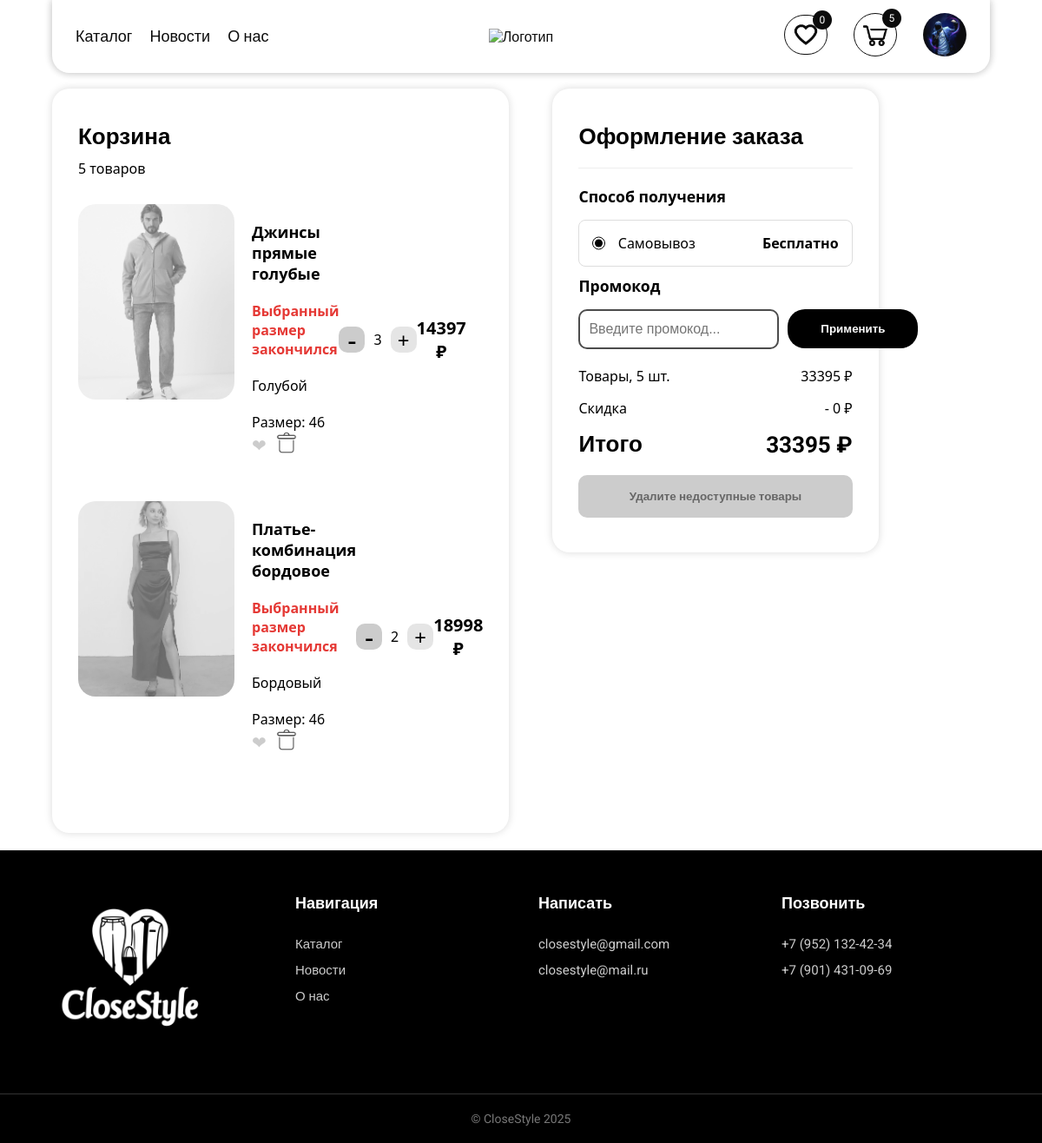
/cart/ (signed in), run on an earlier commit of the app's database.
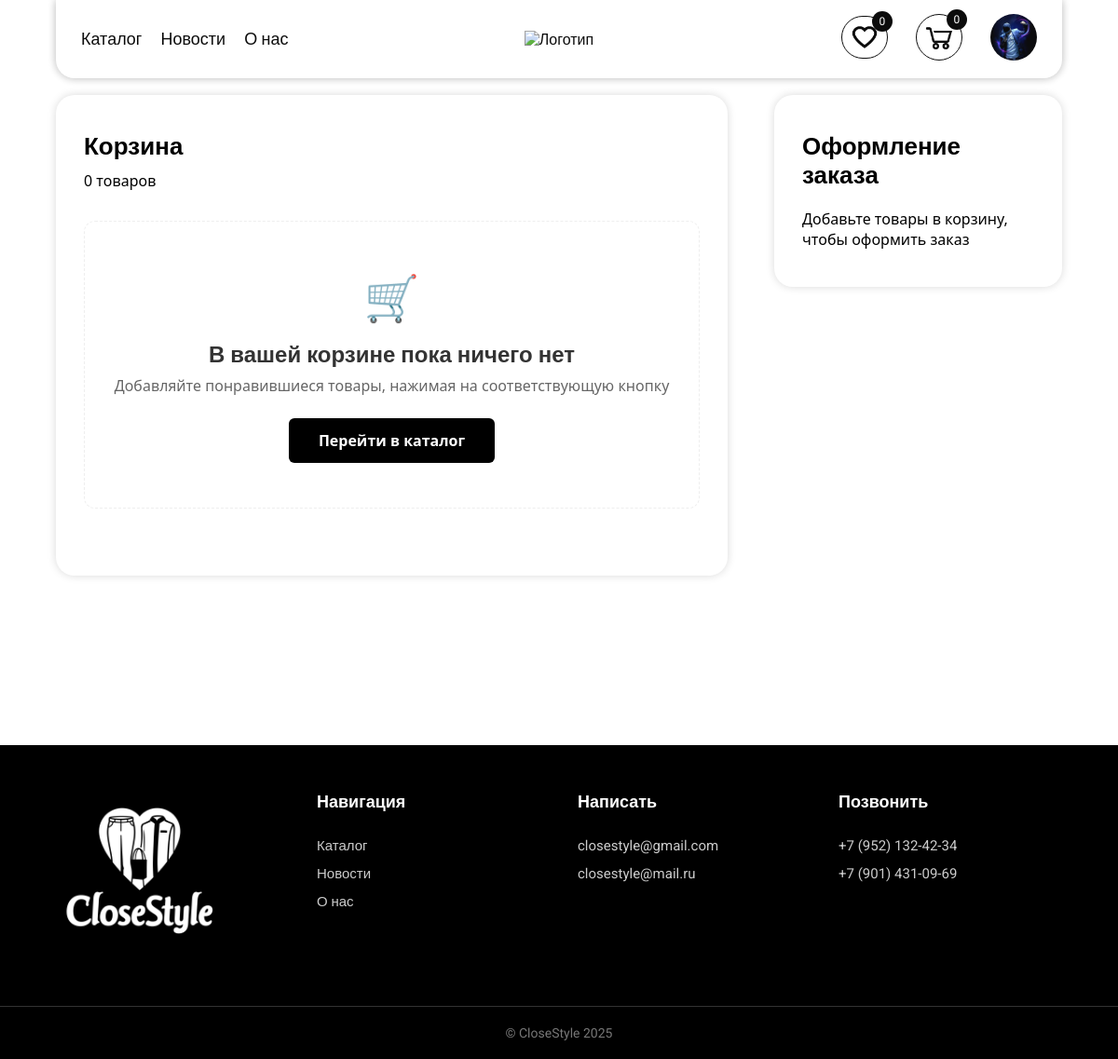
And on a later commit of the database.
### catalog/models.py (models this page shows, shortened)
class CartItem(models.Model):
    product = models.ForeignKey(clothes, on_delete=models.CASCADE, verbose_name="Товар")
    quantity = models.PositiveIntegerField(default=0, verbose_name="Количество")
    user = models.ForeignKey(User, on_delete=models.CASCADE, verbose_name="Пользователь")
    size = models.ForeignKey(size, on_delete=models.PROTECT, blank=True, null=True, verbose_name="Размер")
    date_added = models.DateTimeField(auto_now_add=True)
    class Meta:
        verbose_name = 'Корзину'
        verbose_name_plural = 'Корзина'
    @property
    def is_size_available(self):
        if self.product and self.size:
            try:
                stock_item = Stock.objects.get(product=self.product, size=self.size)
                return stock_item.quantity >= self.quantity
            except Stock.DoesNotExist:
                return False
        return False

class clothes(models.Model):
    title = models.CharField(max_length=200, verbose_name="Название")
    description = models.CharField(max_length=2000, verbose_name="Описание", null=True, blank=True)
    summ = models.DecimalField(max_digits=10, decimal_places=2, verbose_name="Стоимость") # Изменено на DecimalField для точности
    old_price = models.DecimalField(max_digits=10, decimal_places=2, verbose_name="Старая цена", null=True, blank=True)
    catt = models.ForeignKey('cat', on_delete=models.CASCADE, verbose_name="Категория")
    genderr = models.ForeignKey('gender', on_delete=models.CASCADE, verbose_name="Для")
    sizee = models.ManyToManyField('size', verbose_name="Размер", related_name='size', blank=True)
    materiall = models.ManyToManyField('material', verbose_name="Материал")
    colorr = models.ForeignKey('color', on_delete=models.CASCADE, verbose_name="Цвет")
    brendd = models.ForeignKey('brend', on_delete=models.CASCADE, verbose_name="Бренд")
    countryy = models.ForeignKey('country', on_delete=models.CASCADE, verbose_name="Страна производитель", null=True, blank=True)
    statuss = models.BooleanField(default=True, verbose_name="В наличии")
    imgg = models.ImageField(verbose_name="Фото", upload_to='image/')
    dates = models.DateTimeField(auto_now=True)
    available_sizes = models.ManyToManyField('size', through='Stock', through_fields=('product', 'size'), verbose_name="Доступные размеры и их количество")
    objects = models.Manager()
    in_stock = InStockManager()
    def display_size(self):
        return ', '.join([sizee.name for sizee in self.sizee.all()])
    display_size.short_description = 'Размер'
    def display_material(self):
        return ', '.join([materiall.name for materiall in self.materiall.all()])
    display_material.short_description = 'материал'
    class Meta:
        verbose_name = 'Одежду'
        verbose_name_plural = 'Вся одежда'

class color(models.Model):
    name = models.CharField(max_length=50, verbose_name="Цвет")
    class Meta:
        verbose_name = 'Цвет'
        verbose_name_plural = 'Цвет'
    def __str__(self):
        return self.name

class size(models.Model):
    name = models.CharField(max_length=20, verbose_name="Введите размер")
    class Meta:
        verbose_name = 'Размер'
        verbose_name_plural = 'Все размеры'

### catalog/views.py (the view, shortened to what this page needs)
# urls.py: path('cart/', views.view_cart, name='view_cart'),
def view_cart(request):
    if request.user.is_authenticated:
        stock_quantity_subquery = Stock.objects.filter(
            product=OuterRef('product_id'),
            size=OuterRef('size_id')
        ).values('quantity')[:1]
        cart_items = CartItem.objects.filter(user=request.user).annotate(
            stock_quantity=Coalesce(Subquery(stock_quantity_subquery), 0)
        ).select_related('product', 'size', 'product__colorr').order_by("-date_added")
        total_price = sum(item.product.summ * item.quantity for item in cart_items)
        applied_discount = 0
        applied_promocode = None
        final_total = total_price - applied_discount
        favorite_ids = list(Favorite.objects.filter(user=request.user).values_list('product_id', flat=True))
        context = {
            'cart_items': cart_items,
            'total_price': total_price,
            'final_total': final_total,
            'discount_amount': applied_discount,
            'total_quantity': get_cart_quantity(request.user),
            'favorite_ids': favorite_ids,
            'favorites_quantity': get_favorites_quantity(request.user),
            'applied_promocode': applied_promocode
        }
    else:
        context = {
            'total_quantity': 0,
            'cart_items': []
        }
    return render(request, 'catalog/cart.html', context)

### catalog/templates/catalog/cart.html (shortened to what the changed rows need)
{% extends "catalog/base.html" %}
{% load static %}
{% load my_filters %}
{% block content %}
<section class="section section-cart">
    {% if user.is_authenticated %}
        {% if cart_items %}
        <div class="cart-big-group">
            <div class="cart-group cart-group1">
                <h3 class="cart-title">Корзина</h3>
                <p class="cart-count">{{ total_quantity }} {{ total_quantity|pluralize_товар }}</p>
                {% for item in cart_items %}
                <div class="cart-grid">
                    <div class="cart-flex-group">
                        <a href="{% url 'catalog:product_detail' item.product.id %}">
                            <img class="cart-img" src="{{ item.product.imgg.url }}" alt="{{ item.product.title }}"
                                 style="{% if not item.product.statuss or not item.is_size_available or item.quantity > item.stock_quantity %}filter: grayscale(100%); opacity: 0.6;{% endif %}" />
                        </a>
                        <div class="cart-flex-column">
                            <div class="cart-text-flex-column">
                                <a href="{% url 'catalog:product_detail' item.product.id %}"><p class="cart-text-title">{{ item.product.title }}</p></a>
                                {% if not item.product.statuss %}
                                    <p class="cart-text-subtitle" style="color: #e53935; font-weight: 600;">Товар закончился</p>
                                {% elif not item.is_size_available %}
                                    <p class="cart-text-subtitle" style="color: #e53935; font-weight: 600;">Выбранный размер закончился</p>
                                {% elif item.quantity > item.stock_quantity %}
                                    <p class="cart-text-subtitle" style="color: #e53935; font-weight: 600;">Осталось только {{ item.stock_quantity }} шт.</p>
                                {% endif %}
                                <p class="cart-text-subtitle">{{ item.product.colorr }}</p>
                                <p class="cart-text-subtitle">Размер: {{ item.size.name }}</p>
                            </div>
                            <div class="icons-cart-group">
                                <a href="#" class="favorite-btns {% if item.product.id in favorite_ids %}in-favorites{% endif %} favorite-btnss"
                                   id="favorite-btn-{{ item.product.id }}"
                                   onclick="toggleFavorite({{ item.product.id }}, this, '{{ csrf_token }}')">
                                    <span class="heart-icons heart-icon">❤</span>
                                </a>
                                <a href="{% url 'catalog:remove_from_cart' item.id %}">
                                    <img class="cart-group-png cart-group-png2" src="{% static 'image/die.png' %}">
                                </a>
                            </div>
                        </div>
                    </div>
                    <div class="item-quantity {% if not item.product.statuss or not item.is_size_available or item.quantity > item.stock_quantity %}out-of-stock{% endif %}">
                        {% if item.quantity > 1 %}
                            <a class="plus-minus minus" href="{% url 'catalog:minus_from_cart' item.id %}">-</a>
                        {% else %}
                            <p class="plus-minus minus-none">-</p>
                        {% endif %}
                        <p class="div-cart-text">{{ item.quantity }}</p>
                        {% if item.product.statuss and item.is_size_available and item.quantity < item.stock_quantity %}
                            <a class="plus-minus" href="{% url 'catalog:plus_from_cart' item.id %}">+</a>
                        {% else %}
                            <p class="plus-minus minus-none">+</p>
                        {% endif %}
                    </div>
                    <p class="cart-text-pricee">{{ item.product.summ|multiply:item.quantity|floatformat:"0" }} ₽</p>
                </div>
                {% endfor %}
            </div>
            <div class="cart-group cart-group2">
                <h3 class="cart-title cart-title2">Оформление заказа</h3>
                <div class="delivery-options-wrapper">
                    <h4 class="delivery-title">Способ получения</h4>
                    <div class="delivery-option" data-cost="0" data-method="pickup">
                        <input type="radio" id="pickup" name="delivery_method" value="pickup" checked>
                        <label for="pickup">
                            <strong>Самовывоз</strong>
                            <span>Бесплатно</span>
                        </label>
                    </div>
                    <h4 class="delivery-title">Промокод</h4>
                    <form id="promocode-form" method="post" action="{% url 'catalog:apply_promocode' %}" class="search-form promo-form">
                        <input type="text" class="search" name="promocode" placeholder="Введите промокод..."
                               value="{% if applied_promocode %}{{ applied_promocode.code }}{% endif %}"/>
                        <button type="submit" class="search-btn under-index-new-grids-btn">
                            {% if applied_promocode %}Обновить{% else %}Применить{% endif %}
                        </button>
                    </form>
                </div>
                <div class="cart-summ-group">
                    <p class="cart-count">Товары, {{ total_quantity }} шт.</p>
                    <p class="cart-count">{{ total_price|floatformat:"0" }} ₽</p>
                </div>
                <div class="cart-summ-group">
                    <p class="cart-count">Скидка</p>
                    <p class="cart-count cart-promo">- {{ discount_amount |floatformat:"0"}} ₽</p>
                </div>
                <div class="cart-summ-group">
                    <h3 class="cart-title">Итого</h3>
                    <h3 class="cart-title cart-title-summ">{{ final_total|floatformat:"0" }} ₽</h3>
                </div>
                {% with unavailable_items=cart_items|filter_unavailable_items %}
                    {% if unavailable_items %}
                        <button class="buy-link-btn" disabled style="background-color: #ccc; cursor: not-allowed; border-color: #ccc; color: #666;">
                            Удалите недоступные товары
                        </button>
                    {% else %}
                        <a class="buy-link-btn" href="{% url 'catalog:create_order' %}">Заказать</a>
                    {% endif %}
                {% endwith %}
            </div>
        </div>
        {% else %}
        <div class="cart-big-group">
            <div class="cart-group cart-group1">
                <h3 class="cart-title">Корзина</h3>
                <p class="cart-count">0 товаров</p>
                <div class="empty-favorites">
                    <div class="empty-icon">🛒</div>
                    <h3>В вашей корзине пока ничего нет</h3>
                    <p>Добавляйте понравившиеся товары, нажимая на соответствующую кнопку</p>
                    <a href="{% url 'catalog:view_product' %}" class="browse-btn">Перейти в каталог</a>
                </div>
            </div>
            <div class="cart-group cart-group2">
                <h3 class="cart-title cart-title2">Оформление заказа</h3>
                <div class="empty-order">
                    <p>Добавьте товары в корзину, чтобы оформить заказ</p>
                </div>
            </div>
        </div>
        {% endif %}
    {% endif %}
</section>
{% endblock %}

### catalog/templates/catalog/base.html (shortened to what this page needs)
{% load static %}
<!DOCTYPE html>
<html lang="ru">
<head>
    <link href="{% static 'css/style.css' %}" rel="stylesheet">
</head>
<body>
    <header class="header">
        <div class="index-div index-div1">
            <ul class="index-div-list">
                <div class="index-div-list-group1">
                    <li class="index-div-list-item"><a href="{% url 'catalog:view_product' %}" class="index-div-list-item-text">Каталог</a></li>
                    <li class="index-div-list-item"><a href="{% url 'catalog:news' %}" class="index-div-list-item-text">Новости</a></li>
                    <li class="index-div-list-item"><a href="{% url 'catalog:contacts' %}" class="index-div-list-item-text">О нас</a></li>
                </div>
                <li><a href="{% url 'catalog:index' %}"><img src="{% static 'image/logo2.png' %}" alt="Логотип" class="index-div-logo"></a></li>
                    <div class="buy-profil">
                    <li class="favorite-items">
                        <a href="{% if user.is_authenticated %}{% url 'catalog:favorites' %}{% else %}{% url 'login' %}?next={{ request.path }}{% endif %}" class="favorite-links">
                            <img src="{% static 'image/heart.png' %}" alt="Избранное" class="index-div-profil border-img-header">
                            <span class="favorite-counts">{{ favorites_quantity|default:0 }}</span>
                        </a>
                    </li>
                    <li class="cart-items">
                        <a href="{% if user.is_authenticated %}{% url 'catalog:view_cart' %}{% else %}{% url 'login' %}?next={{ request.path }}{% endif %}" class="cart-links">
                            <img src="{% static 'image/buy.png' %}" alt="Корзина" class="index-div-profil border-img-header">
                            <span class="cart-counts">{{ total_quantity|default:0 }}</span>
                        </a>
                    </li>
                    {% if user.is_authenticated %}
                        <li>
                            <a href="{% url 'profile_view' user.username %}">
                                <img class="index-div-profil index-div-profil-round" src="{{ user.profile.image.url }}">
                            </a>
                        </li>
                    {% else %}
                        <li><a href="{% url 'login' %}?next={{ request.path }}"><img src="{% static 'image/profil.png' %}" alt="Профиль" class="index-div-profil"></a></li>
                    {% endif %}
                </div>
            </ul>
        </div>
    </header>
    <main class="main-content">
        {% block content %}{% endblock %}
    </main>
    <footer class="footer">
        <div class="footer-content">
            <div class="footer-content-grid">
                <img src="{% static 'image/logo4.png' %}" class="footer-img">
            </div>
            <div class="footer-content-grid">
                <p class="footer-content-title">Навигация</p>
                <a href="{% url 'catalog:view_product' %}" class="footer-content-text">Каталог</a>
                <a href="{% url 'catalog:news' %}" class="footer-content-text">Новости</a>
                <a href="{% url 'catalog:contacts' %}" class="footer-content-text">О нас</a>
            </div>
            <div class="footer-content-grid">
                <p class="footer-content-title">Написать</p>
                <a href="mailto:closestyle@gmail.com" class="footer-content-text">closestyle@gmail.com</a>
                <a href="mailto:closestyle@mail.ru" class="footer-content-text">closestyle@mail.ru</a>
            </div>
            <div class="footer-content-grid">
                <p class="footer-content-title">Позвонить</p>
                <a href="tel:89521324234" class="footer-content-text">+7 (952) 132-42-34</a>
                <a href="tel:89014310969" class="footer-content-text">+7 (901) 431-09-69</a>
            </div>
        </div>
        <div class="footer-bottom">
            <p class="copyright">© CloseStyle 2025</p>
        </div>
    </footer>
</body>
</html>

What changed in the data, as far as the page shows it:
removed CartItem: product.imgg (picture), product "Джинсы прямые голубые", shows "Выбранный размер закончился", product.colorr "Голубой", size.name "46", quantity "3", product.summ|multiply "14397"
removed CartItem: product.imgg (picture), product "Платье-комбинация бордовое", shows "Выбранный размер закончился", product.colorr "Бордовый", size.name "46", quantity "2", product.summ|multiply "18998"
Also different on the page:
{{ total_quantity|default:0 }}: "5" → "0"
{{ total_quantity }}: "5" → (not shown)
form field delivery_method: "☑ Самовывоз Бесплатно" → (not shown)
{{ total_price|floatformat:"0" }}: "33395" → (not shown)
{{ discount_amount |floatformat:"0" }}: "0" → (not shown)
{{ final_total|floatformat:"0" }}: "33395" → (not shown)
text no longer shown: "Способ получения Самовывоз Бесплатно Промокод Применить Товары, шт. ₽ Скидка - ₽ Итого ₽ Удалите недоступные товары"
text now shown: "0 товаров 🛒 В вашей корзине пока ничего нет Добавляйте понравившиеся товары, нажимая на соответствующую кнопку Перейти в каталог Добавьте товары в корзину, чтобы оформить заказ"
